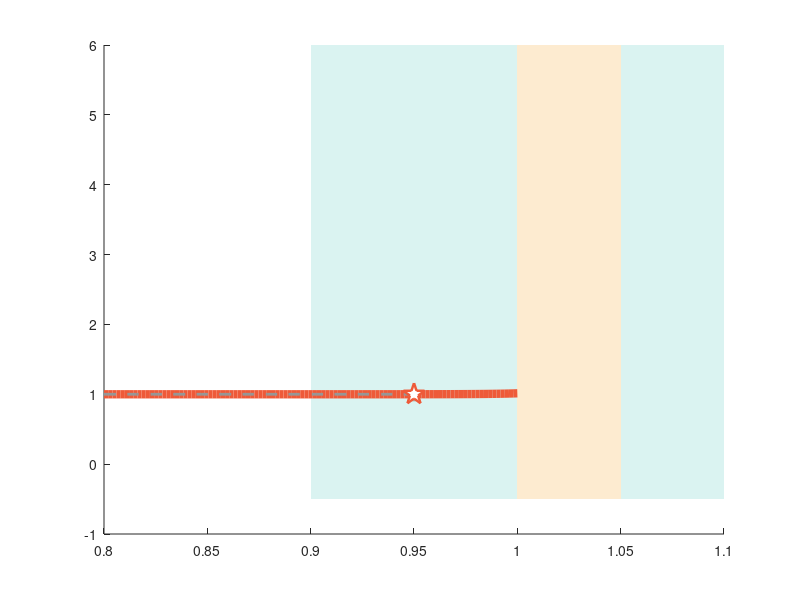

Reproduce this figure in MATLAB. (Note: this script raises an error after producing the figure.)
clear all;clc;
load('fig2data/cmap_RdYlBu.mat');
cmap = cmap_RdYlBu;
set(groot,'DefaultFigureColormap',cmap);
nh=10000;
rh = 2.23e-7*8065.543887;
rc = 2.23e-3*8065.543887;
Gc= 0.0248*8065.543887;
kB=0.6950;
Ts=6000;
Ta=300;
Vlist = linspace(0.8,1.0,100)*(1.44*8065.543887);
Omelist = logspace(-2, log10(1), 200)*(1.44*8065.543887);

q1=1;
q2=1.0;
% q3=0.93;
q3=1;
q4=1.0;
OmeCTlist=zeros(1,length(Vlist));
for i=1:length(Vlist)
    V=Vlist(i);
    G = Gc*exp((1.44*8065.543887)*(1-V/(1.44*8065.543887))/208.5);
    c3=(G+rc+nh*rh)*(G*Gc*(rc+2*nh*rh)+(G+Gc)*nh*rc*rh);
    c4=G*(rc+rh*nh)*(G*Gc+G*nh*rh+3*Gc*nh*rh);
    OmeT = sqrt(0.5*G*(0.5*(rh*(nh+1) + rc)));
    OmeC=sqrt(c3/c4)*OmeT;
    rh=q1*rh;
    Wh=nh*rh;
    % rc=q2*rc;
    % G=q3*G;
    % Gc=q4*Gc;
    Geff=(rh*(nh+1) + rc);
    % Geff1=(Geff+G)/2+0.5*sqrt((Geff-G)^2+4*Geff*G*(c3/c4-1));
    % G1=(Geff+G)/2-0.5*sqrt((Geff-G)^2+4*Geff*G*(c3/c4-1));
    % OmeT1 = q3*sqrt(0.5*G*(0.5*abs(Geff)));
    % aa = (19*G + 8360)/(22*G + 7920);
    % % Geff1=Geff*(1-(rh*(nh+1)/(rh*(nh+1)+Gc)*G/(G+Geff)));
    % % aa = (Geff*(G + Geff))/(G*(Gc + nh*rh) + 3*nh);
    % aa = ((rh*nh + rc)*(G + (rh*nh + rc)))/(G*(Gc + nh*rh) + 3*nh);
    % aa = ((rh*nh + rc)*(G + (rh*nh + rc)))/(G*(Gc + nh*rh) + 3*nh);
    aa=((3*Gc+nh*rh)*G+nh*rh*(Gc + nh*rh))/(2*(G+Wh)*(Gc + nh*rh));
    OmeT1 = q3*sqrt(aa*0.5*G*(0.5*(rh*(nh+1) + rc)));
    % OmeT1=0.5*sqrt(G*Geff1);
    OmeCTlist(1,i)=OmeC/OmeT1;
    OmeCTlist1(1,i)=OmeC/OmeT;
end
save('supp_fig2_data.mat','Vlist','OmeCTlist','OmeCTlist1');
%%
close all
color1=[218,243,241]/255;
color2=[253,235,208]/255;
figure('Position', [100,200,700,450]);
ax1= subplot(1,1,1);
patch(ax1, [0.9 1.1 1.1 0.9], [-0.5 -0.5 6 6],color1, 'FaceAlpha',1, 'EdgeColor','none');hold on;
patch(ax1, [1.05 1.0 1.0 1.05], [-0.5 -0.5 6 6],color2, 'FaceAlpha',1, 'EdgeColor','none');hold on;
h1=plot(Vlist/(1.44*8065.543887),OmeCTlist,'LineWidth',6,'color',[238,90,57]/255);hold on;
% h2=plot(Vlist/11778,OmeCTlist1,'LineWidth',4,'color',[100,136,192]/255);hold on;
plot(linspace(0.8,0.95,20), 1.0005*ones(1,20),'--','LineWidth',2, 'Color',[150,150,150]/255);hold on;
plot(0.95*ones(1,20), linspace(0.9,1.00,20),'--','LineWidth',2, 'Color',[150,150,150]/255);
plot(0.95, 1.0005, 'p', 'MarkerSize', 16, 'MarkerEdgeColor', [238,90,57]/255, 'MarkerFaceColor', [255,255,255]/255,'LineWidth', 1.8);
ax1.Box      = 'on';
ax1.Layer    = 'top';
ax1.LineWidth = 2;
ax1.TickDir  = 'in';
set(ax1, 'FontSize', 20);
xlim([0.8 1.05])
xticks([0.8 0.9 0.95 1.00 1.05]);
xticklabels({'0.8','0.9','0.95','1.0','1.05'});
ylim([0.99 1.02])
yticks([0.99 1.0 1.01 1.02]);
yticklabels({'0.99','1.0','1.01','1.02'});
xlabel('$V$ (units of $\omega_{21}$)', 'Interpreter', 'latex', 'FontSize', 24); 
ylabel('$\Omega_{c}/\Omega^{\ast}_{T}$','Interpreter','latex', 'FontSize', 24); 
% lgd=legend([h1, h2], {'$\Omega^{\ast}_{T}$','$\Omega_{T}$'}, 'Interpreter', 'latex');
% lgd.Position = [0.25, 0.68, 0.1, 0.1];  
% lgd.Box = 'off';
% lgd.FontSize = 22;
